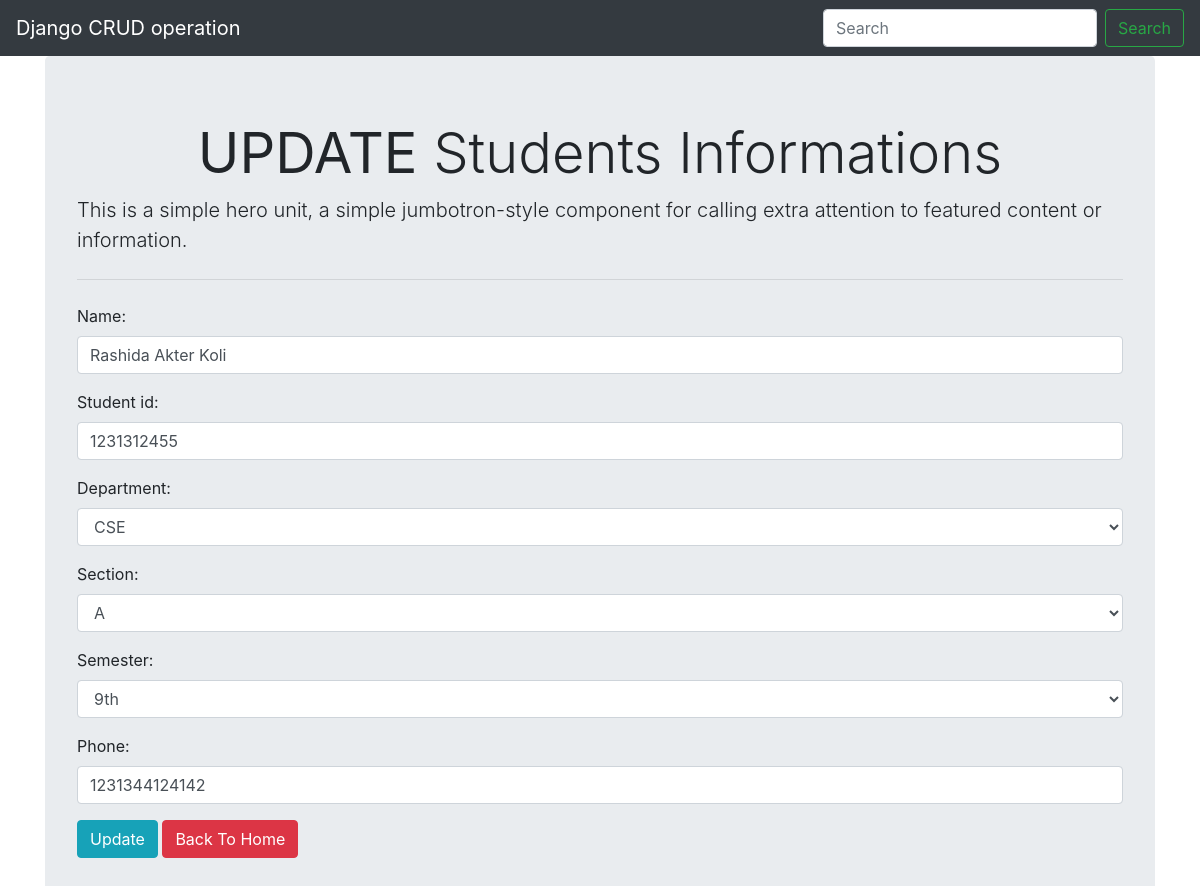
The page /update/3 on the database as committed earlier.
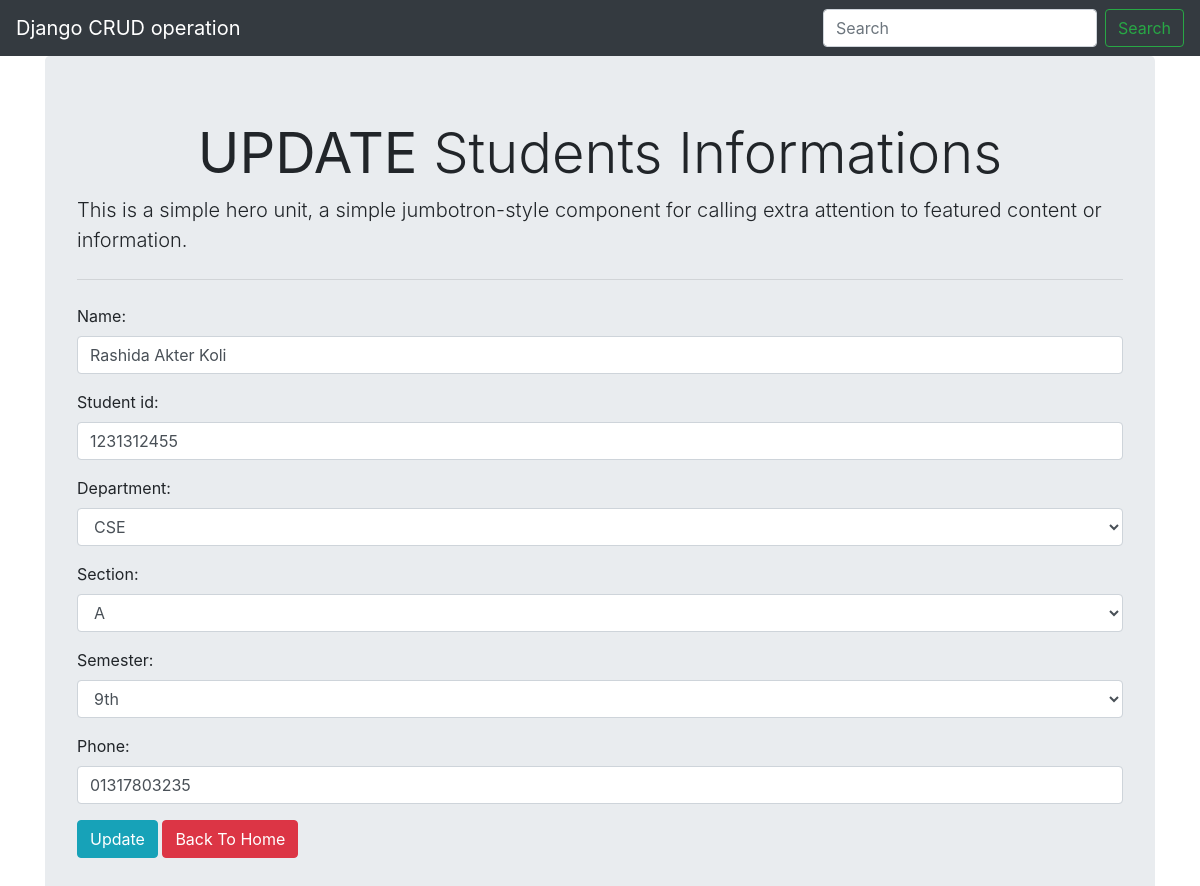
The same page on the database as committed later.
### studentsinfo/models.py (models this page shows, shortened)
class Student(models.Model):
    name = models.CharField(max_length=20)
    student_id = models.IntegerField(default=0, blank=False, null=False)
    department = models.ForeignKey(Department, on_delete=models.CASCADE)
    section = models.ForeignKey(Section,on_delete=models.CASCADE)
    semester = models.ForeignKey(Semester, on_delete=models.CASCADE)
    phone = models.CharField(max_length=15)

class Department(models.Model):
    name = models.CharField(max_length=20)
    def __str__(self):
        return self.name

class Section(models.Model):
    name = models.CharField(max_length=5)
    def __str__(self):
        return self.name

class Semester(models.Model):
    name = models.CharField(max_length=15)
    def __str__(self):
        return self.name

### studentsinfo/views.py (the view)
# urls.py: path('update/<int:id>', views.update, name="update"),
def update(request,id):
    file = Student.objects.get(id=id)
    if request.method == 'POST':
        form = StudentForm(request.POST, instance=file)
        if form.is_valid():
            form.save()
            messages.success(request, 'Profile Updated.')
            return redirect('/')
    else:
        form=StudentForm(instance=file)
    return render(request, 'update.html', {'form':form})

### studentsinfo/forms.py
class StudentForm(ModelForm):
    class Meta:
        model = Student
        fields = ('name','student_id', 'department', 'section','semester', 'phone')
        widgets ={
            'name' : forms.TextInput(attrs={'class':'form-control'}),
            'student_id' : forms.TextInput(attrs={'class':'form-control'}),
            'department' : forms.Select(attrs={'class':'form-control'}),
            'section' : forms.Select(attrs={'class':'form-control'}),
            'semester' : forms.Select(attrs={'class':'form-control'}),
            'phone' : forms.TextInput(attrs={'class':'form-control'}),
        }

### templates/update.html (shortened to what this page needs)
{% extends 'base.html' %}
{% block heading %}
<h3 class="display-4 text-center" ><b>UPDATE</b> Students Informations</h3>
{% endblock heading %}
{% block content %}
<form action="" method="post">
    {{form.as_p}}
    <button type="submit" class="btn btn-info" >Update</button>
    <a href="{% url 'allstudent'%}" class="btn btn-danger">Back To Home</a>
</form>
{% endblock content %}

Rows that differ between the two databases and show on the page:
changed Student "CSE": phone "1231344124142" → "01317803235"
